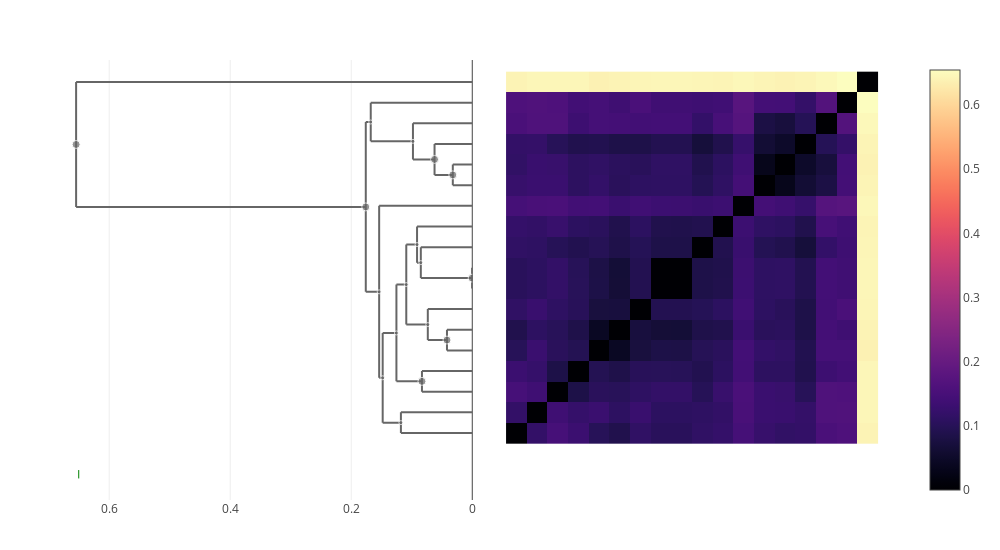

Write notebook code for a chart like this one.
### Markdown cell above
### harveyi

### Code cell
let taxon = "licheniformis"
    trees[taxon] = cluster_annotate(cdata, taxon)
    plot(clustermap(cdata, trees[taxon]))
end

### Figure 1 — Plotly figure (JSON) as saved in the notebook; plotly's stock layout.template omitted (floating-point values rounded to 4 significant figures; data arrays with more than 128 entries replaced by an {"elided": "..."} marker saying what was removed)
{"data": [{"colorscale": {"elided": "256x2 mixed values"}, "type": "heatmap", "x": [0.5, 1.5, 2.5, 3.5, 4.5, 5.5, 6.5, 7.5, 8.5, 9.5, 10.5, 11.5, 12.5, 13.5, 14.5, 15.5, 16.5, 17.5, 18.5], "y": [0.5, 1.5, 2.5, 3.5, 4.5, 5.5, 6.5, 7.5, 8.5, 9.5, 10.5, 11.5, 12.5, 13.5, 14.5, 15.5, 16.5, 17.5, 18.5], "z": {"elided": "18x18 float values"}}, {"hoverinfo": "skip", "line": {"color": "#666666"}, "mode": "lines", "showlegend": false, "type": "scatter", "x": [0.1539, 0.1539, null, 0.1539, 0.148, null, 0.1539, 0, null], "xaxis": "x2", "y": [3.672, 12, null, 3.672, 3.672, null, 12, 12, null], "yaxis": "y"}, {"hoverinfo": "skip", "line": {"color": "#666666"}, "mode": "lines", "showlegend": false, "type": "scatter", "x": [0.04181, 0.04181, null, 0.04181, 0, null, 0.04181, 0, null], "xaxis": "x2", "y": [5, 6, null, 5, 5, null, 6, 6, null], "yaxis": "y"}, {"hoverinfo": "skip", "line": {"color": "#666666"}, "mode": "lines", "showlegend": false, "type": "scatter", "x": [0.09127, 0.09127, null, 0.09127, 0.08504, null, 0.09127, 0, null], "xaxis": "x2", "y": [9.25, 11, null, 9.25, 9.25, null, 11, 11, null], "yaxis": "y"}, {"hoverinfo": "skip", "line": {"color": "#666666"}, "mode": "lines", "showlegend": false, "type": "scatter", "x": [0.08504, 0.08504, null, 0.08504, 0.0002723, null, 0.08504, 0, null], "xaxis": "x2", "y": [8.5, 10, null, 8.5, 8.5, null, 10, 10, null], "yaxis": "y"}, {"hoverinfo": "skip", "line": {"color": "#666666"}, "mode": "lines", "showlegend": false, "type": "scatter", "x": [0.6547, 0.6547, null, 0.6547, 0.176, null, 0.6547, 0, null], "xaxis": "x2", "y": [11.95, 18, null, 11.95, 11.95, null, 18, 18, null], "yaxis": "y"}, {"hoverinfo": "skip", "line": {"color": "#666666"}, "mode": "lines", "showlegend": false, "type": "scatter", "x": [0.176, 0.176, null, 0.176, 0.1539, null, 0.176, 0.1678, null], "xaxis": "x2", "y": [7.836, 16.06, null, 7.836, 7.836, null, 16.06, 16.06, null], "yaxis": "y"}, {"hoverinfo": "skip", "line": {"color": "#666666"}, "mode": "lines", "showlegend": false, "type": "scatter", "x": [0.1179, 0.1179, null, 0.1179, 0, null, 0.1179, 0, null], "xaxis": "x2", "y": [1, 2, null, 1, 1, null, 2, 2, null], "yaxis": "y"}, {"hoverinfo": "skip", "line": {"color": "#666666"}, "mode": "lines", "showlegend": false, "type": "scatter", "x": [0.0002723, 0.0002723, null, 0.0002723, 0, null, 0.0002723, 0, null], "xaxis": "x2", "y": [8, 9, null, 8, 8, null, 9, 9, null], "yaxis": "y"}, {"hoverinfo": "skip", "line": {"color": "#666666"}, "mode": "lines", "showlegend": false, "type": "scatter", "x": [0.06234, 0.06234, null, 0.06234, 0.03218, null, 0.06234, 0, null], "xaxis": "x2", "y": [13.5, 15, null, 13.5, 13.5, null, 15, 15, null], "yaxis": "y"}, {"hoverinfo": "skip", "line": {"color": "#666666"}, "mode": "lines", "showlegend": false, "type": "scatter", "x": [0.08317, 0.08317, null, 0.08317, 0, null, 0.08317, 0, null], "xaxis": "x2", "y": [3, 4, null, 3, 3, null, 4, 4, null], "yaxis": "y"}, {"hoverinfo": "skip", "line": {"color": "#666666"}, "mode": "lines", "showlegend": false, "type": "scatter", "x": [0.1091, 0.1091, null, 0.1091, 0.07348, null, 0.1091, 0.09127, null], "xaxis": "x2", "y": [6.25, 10.12, null, 6.25, 6.25, null, 10.12, 10.12, null], "yaxis": "y"}, {"hoverinfo": "skip", "line": {"color": "#666666"}, "mode": "lines", "showlegend": false, "type": "scatter", "x": [0.03218, 0.03218, null, 0.03218, 0, null, 0.03218, 0, null], "xaxis": "x2", "y": [13, 14, null, 13, 13, null, 14, 14, null], "yaxis": "y"}, {"hoverinfo": "skip", "line": {"color": "#666666"}, "mode": "lines", "showlegend": false, "type": "scatter", "x": [0.07348, 0.07348, null, 0.07348, 0.04181, null, 0.07348, 0, null], "xaxis": "x2", "y": [5.5, 7, null, 5.5, 5.5, null, 7, 7, null], "yaxis": "y"}, {"hoverinfo": "skip", "line": {"color": "#666666"}, "mode": "lines", "showlegend": false, "type": "scatter", "x": [0.148, 0.148, null, 0.148, 0.1179, null, 0.148, 0.1254, null], "xaxis": "x2", "y": [1.5, 5.844, null, 1.5, 1.5, null, 5.844, 5.844, null], "yaxis": "y"}, {"hoverinfo": "skip", "line": {"color": "#666666"}, "mode": "lines", "showlegend": false, "type": "scatter", "x": [0.09803, 0.09803, null, 0.09803, 0.06234, null, 0.09803, 0, null], "xaxis": "x2", "y": [14.25, 16, null, 14.25, 14.25, null, 16, 16, null], "yaxis": "y"}, {"hoverinfo": "skip", "line": {"color": "#666666"}, "mode": "lines", "showlegend": false, "type": "scatter", "x": [0.1678, 0.1678, null, 0.1678, 0.09803, null, 0.1678, 0, null], "xaxis": "x2", "y": [15.12, 17, null, 15.12, 15.12, null, 17, 17, null], "yaxis": "y"}, {"hoverinfo": "skip", "line": {"color": "#666666"}, "mode": "lines", "showlegend": false, "type": "scatter", "x": [0.1254, 0.1254, null, 0.1254, 0.08317, null, 0.1254, 0.1091, null], "xaxis": "x2", "y": [3.5, 8.188, null, 3.5, 3.5, null, 8.188, 8.188, null], "yaxis": "y"}, {"customdata": [[33, 5], [32, 12], [21, 2], [26, 4], [35, 18], [34, 17], [29, 2], [25, 3], [19, 2], [22, 3], [24, 2], [28, 7], [20, 2], [23, 3], [31, 11], [27, 4], [30, 9]], "hovertemplate": "ID: %{customdata[0]}<br>\nHeight: %{x:.3f}<br>\nGenome count: %{customdata[1]}\n\n<extra></extra>", "marker": {"color": "#666666", "size": [4, 4, 8, 4, 8, 8, 4, 4, 8, 8, 8, 4, 8, 4, 4, 4, 4]}, "mode": "markers", "showlegend": false, "type": "scatter", "x": [0.1678, 0.1539, 0.04181, 0.09127, 0.6547, 0.176, 0.1179, 0.08504, 0.0002723, 0.06234, 0.08317, 0.1091, 0.03218, 0.07348, 0.148, 0.09803, 0.1254], "xaxis": "x2", "y": [16.06, 7.836, 5.5, 10.12, 14.97, 11.95, 1.5, 9.25, 8.5, 14.25, 3.5, 8.188, 13.5, 6.25, 3.672, 15.12, 5.844], "yaxis": "y"}, {"hovertemplate": "%{text} <br>\n%{x}\n<extra></extra>\n", "marker": {"color": "green", "line": {"color": "green", "width": 1}, "symbol": "line-ns"}, "mode": "markers", "text": ["paralicheniformis"], "type": "scatter", "x": [0.6504], "xaxis": "x2", "y": [-1, -1]}], "layout": {"height": 550, "hovermode": "closest", "margin": {"b": 50, "l": 50, "r": 50, "t": 60}, "showlegend": false, "width": 1000, "xaxis": {"autorange": true, "domain": [0.505, 1], "range": [-0.7272, 19.73], "scaleanchor": "y", "type": "linear", "visible": false}, "xaxis2": {"autorange": true, "domain": [0, 0.495], "range": [0.6978, 0], "rangemode": "nonnegative", "showspikes": true, "spikedash": "solid", "spikemode": "across", "spikethickness": 1, "type": "linear"}, "yaxis": {"autorange": true, "domain": [0, 1], "range": [-2.247, 19.07], "scaleanchor": "x", "type": "linear", "visible": false}}}
